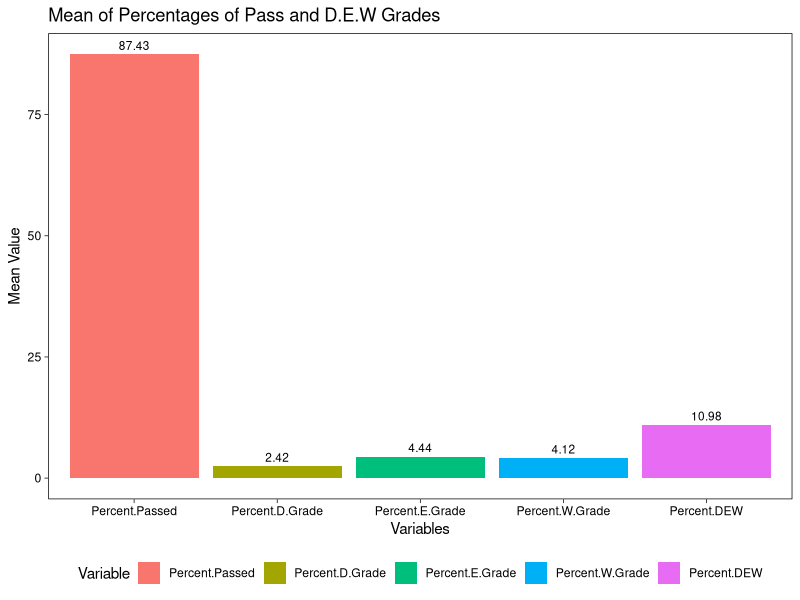

R code for this plot:
## ---- chunk 1
#| code-fold: true
#| code-summary: "Load Libraries"

suppressWarnings(library(tidyverse))
library(knitr)
library(lubridate)
library(ggplot2)
## ---- chunk 2
#| code-fold: true
#| code-summary: "Read in Data"
# read in data
dew_data <- read.csv("data/clean_dew_data.csv")
kable(head(dew_data))

## ---- chunk 3
#| code-fold: true
#| code-summary: "summary of total courses"

# add the column names
table1<- dew_data %>% group_by(College) %>% count(TERM_LD)
table1 <- table1 %>% pivot_wider(names_from = TERM_LD, values_from = n)
kable(table1, caption = "Total Course Offering for Each College per Semester")
## ---- chunk 4
#| code-fold: true
#| code-summary: "remove low course offering colleges"
dew_data <- dew_data %>% filter(College != "College of Medicine - Tucson",
                                College != "College of Nursing",
                                College != "College of Public Health",
                                College != "Colleges of Letters Arts & Sci",
                                College != "Graduate College",
                                College != "James E Rogers College of Law",
                                College != "R Ken Coit College of Pharmacy",
                                College != "W.A. Franke Honors College")

## ---- chunk 5
#| code-fold: true
#| code-summary: "summary of total enrollment"
# total enrollment table
enrollment <- aggregate(Total.Student.Count~College + TERM_LD, data=dew_data, sum)
enrollment <- enrollment %>% pivot_wider(names_from = TERM_LD, values_from = Total.Student.Count)
kable(enrollment, caption =  "Total Student Enrollment for Each College per Semester")
## ---- chunk 6
#| code-fold: true
#| code-summary: "summary of total enrollment"
dew_total <- aggregate(DEW_COUNT~College + TERM_LD, data=dew_data, sum)
dew_total <- dew_total %>% pivot_wider(names_from = TERM_LD, values_from = DEW_COUNT)
kable(dew_total, caption =  "Total D.E.W. Grade Counts for Each College per Semester")
## ---- chunk 7
#| code-fold: true
#| code-summary: "summary of total enrollment"
dew_data <- dew_data %>% filter(College != "College of Applied Sci & Tech",
                                College != "College of Education",
                                College != "College of Engineering",
                                College != "College of Fine Arts")
## ---- chunk 8
#| code-fold: true
#| code-summary: "average number of students per course"
student_per_course <- aggregate(Total.Student.Count ~College + TERM_LD, data=dew_data, mean)
# round to nearest whole digit
student_per_course$Total.Student.Count <- round(student_per_course$Total.Student.Count)
# pivot wider
student_per_course <- student_per_course %>% pivot_wider(names_from = TERM_LD, values_from = Total.Student.Count)
# display table
kable(student_per_course, caption =  "Average Number of Students per Course by College Each Semester")
## ---- chunk 9
#| code-fold: true
#| code-summary: "average number of students per course"
dew_per_course <- aggregate(Percent.DEW ~College + TERM_LD, data=dew_data, mean)
# round to 2 digits
dew_per_course$Percent.DEW <- round(dew_per_course$Percent.DEW, 2)
# pivot wider
dew_per_course <- dew_per_course %>% pivot_wider(names_from = TERM_LD, values_from = Percent.DEW)
# display table
kable(dew_per_course, caption =  "Average Number of D, F, and W Grade(percentage) per Course by College Each Semester")
## ---- chunk 10
# Assuming you have the ggplot2 library installed
# If not, install it using install.packages("ggplot2")
library(ggplot2)

dew_data1 <- read.csv("data/study_data.csv")

# Define the order of variables
variable_order <- c( "Percent.Passed", "Percent.D.Grade", "Percent.E.Grade", "Percent.W.Grade", "Percent.DEW")

# Creating a data frame with the means
means_data <- data.frame(
  Variable = factor(variable_order, levels = variable_order),
  Mean_Value = c(
    mean(dew_data1$Percent.Passed),
    mean(dew_data1$Percent.D.Grade),
    mean(dew_data1$Percent.E.Grade),
    mean(dew_data1$Percent.W.Grade),
    mean(dew_data1$Percent.DEW)
  )
)

# Creating a bar plot
ggplot(means_data, aes(x = Variable, y = Mean_Value, fill = Variable)) +
  geom_bar(stat = "identity") +
  geom_text(aes(label = round(Mean_Value, 2)), vjust = -0.5, size = 3) +  # Add text labels
  labs(title = "Mean of Percentages of Pass and D.E.W Grades",
       x = "Variables",
       y = "Mean Value") +
  theme_minimal()+
  theme_linedraw()+
  theme(legend.position = "bottom", panel.grid = element_blank())
## ---- chunk 11
# Assuming you have the dplyr, knitr, and stringr libraries installed
# If not, install them using install.packages(c("dplyr", "knitr", "stringr"))
library(dplyr)
library(knitr)
library(stringr)

# Group by College and calculate the mean for each grade-related column
college_means_data <- dew_data %>%
  group_by(College) %>%
  summarise(PASS_GRADE_COUNT = mean(PASS_GRADE_COUNT),
            D_GRADE_COUNT = mean(D_GRADE_COUNT),
            FAIL_GRADE_COUNT = mean(FAIL_GRADE_COUNT),
            WITHDRAW_GRADE_COUNT = mean(WITHDRAW_GRADE_COUNT),
            DEW_COUNT = mean(DEW_COUNT))

# Remove underscores from column names
names(college_means_data) <- str_replace_all(names(college_means_data), "_", " ")

# Round off mean values to two decimal points
college_means_data[, -1] <- round(college_means_data[, -1], 2)

# Create a kable table for means of each grade-related column for each college
kable(college_means_data, 
               caption = "Means for Total Pass, D, E, W, and Total DEW Counts Across Colleges")

## ---- chunk 12
#| code-fold: true
#| code-summary: "Load data"
# read in data
study_data <- read.csv("data/study_data.csv")
kable(head(study_data))
## ---- chunk 13
#| code-fold: true
#| code-summary: "Total Courses for Time of day"

# Create a table for each time slot
time_slots <- c("Early_Morning", "Mid_Morning", "Early_Afternoon", "Mid_Afternoon", "Evening", "Asynchronous")

tables_list <- lapply(time_slots, function(slot) {
  table_data <- study_data %>%
    group_by(College) %>%
    summarise(Mean_Classes_Attended = round(sum(get(slot), na.rm = TRUE), 2))
  
  names(table_data)[2] <- paste("", slot)
  table_data
})

# Merge tables into a single table by College name
merged_table <- Reduce(function(x, y) merge(x, y, by = "College", all = TRUE), tables_list)

# Display the merged table
kable(merged_table)
## ---- chunk 14
#| code-fold: true
#| code-summary: "Total courses for Day of Week"

# Create a table for each day of the week
weekdays <- c("Monday", "Tuesday", "Wednesday", "Thursday", "Friday", "Saturday", "Sunday", "Asynchronous")

tables_list <- lapply(weekdays, function(day) {
  table_data <- study_data %>%
    group_by(College) %>%
    summarise(Mean_Classes_Attended = round(sum(get(day), na.rm = TRUE), 2))
  
  names(table_data)[2] <- paste("Mean", day)
  table_data
})

# Merge tables into a single table by College name
merged_table <- Reduce(function(x, y) merge(x, y, by = "College", all = TRUE), tables_list)

# Display the merged table
kable(merged_table)
## ---- chunk 15
#| code-fold: true
#| code-summary: "Total Courses for Mode"
# Mean Number of students enrolled in in-person vs online vs … (BC to BH) for different colleges - Utkarsha

# Create a table for each course type
course_types <- c("In_Person", "Full_Online", "IntractTV", "Hybrid", "Live_Online")

tables_list <- lapply(course_types, function(course) {
  table_data <- study_data %>%
    group_by(College) %>%
    summarise(Mean_Enrollment = round(sum(get(course), na.rm = TRUE), 2))
  
  names(table_data)[2] <- paste("Enrollment_", course)
  table_data
})

# Merge tables into a single table by College name
merged_table <- Reduce(function(x, y) merge(x, y, by = "College", all = TRUE), tables_list)

# Display the merged table
kable(merged_table)
## ---- chunk 16
#| code-fold: true
#| code-summary: "Total Courses for Each Session"

# Create a table for each course type
course_types <- c("Reg_Session", "First_Half_Session", "Second_Half_Session", "First_Third_Session", "Second_Third_Session", "Third_Third_Session", "Ten_Week", "Thirteen_Week", "Other")

tables_list <- lapply(course_types, function(course) {
  table_data <- study_data %>%
    group_by(College) %>%
    summarise(Mean_Enrollment = round(sum(get(course), na.rm = TRUE), 2))
  
  names(table_data)[2] <- paste("", course)
  table_data
})

# Merge tables into a single table by College name
merged_table <- Reduce(function(x, y) merge(x, y, by = "College", all = TRUE), tables_list)

# Display the merged table
kable(merged_table)
